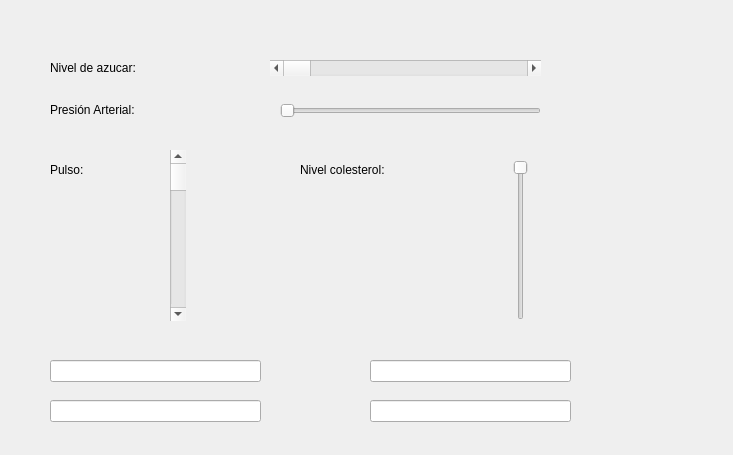
<?xml version="1.0" encoding="UTF-8"?>
<ui version="4.0">
 <class>Niveles_Dialog</class>
 <widget class="QDialog" name="Niveles_Dialog">
  <property name="geometry">
   <rect>
    <x>0</x>
    <y>0</y>
    <width>733</width>
    <height>455</height>
   </rect>
  </property>
  <property name="windowTitle">
   <string>Niveles Salud</string>
  </property>
  <widget class="QLabel" name="lbl_nivel_azucar">
   <property name="geometry">
    <rect>
     <x>50</x>
     <y>60</y>
     <width>101</width>
     <height>16</height>
    </rect>
   </property>
   <property name="text">
    <string>Nivel de azucar:</string>
   </property>
  </widget>
  <widget class="QLabel" name="lbl_presion_arterial">
   <property name="geometry">
    <rect>
     <x>50</x>
     <y>100</y>
     <width>101</width>
     <height>20</height>
    </rect>
   </property>
   <property name="text">
    <string>Presión Arterial:</string>
   </property>
  </widget>
  <widget class="QScrollBar" name="hsb_nivel_azucar">
   <property name="geometry">
    <rect>
     <x>270</x>
     <y>60</y>
     <width>271</width>
     <height>16</height>
    </rect>
   </property>
   <property name="orientation">
    <enum>Qt::Horizontal</enum>
   </property>
  </widget>
  <widget class="QSlider" name="hsd_presion_arterial">
   <property name="geometry">
    <rect>
     <x>280</x>
     <y>100</y>
     <width>261</width>
     <height>22</height>
    </rect>
   </property>
   <property name="orientation">
    <enum>Qt::Horizontal</enum>
   </property>
  </widget>
  <widget class="QLabel" name="lbl_pulso">
   <property name="geometry">
    <rect>
     <x>50</x>
     <y>160</y>
     <width>71</width>
     <height>20</height>
    </rect>
   </property>
   <property name="text">
    <string>Pulso:</string>
   </property>
  </widget>
  <widget class="QLabel" name="lbl_colesterol">
   <property name="geometry">
    <rect>
     <x>300</x>
     <y>160</y>
     <width>121</width>
     <height>20</height>
    </rect>
   </property>
   <property name="text">
    <string>Nivel colesterol:</string>
   </property>
  </widget>
  <widget class="QLineEdit" name="txt_resultado_azucar">
   <property name="geometry">
    <rect>
     <x>50</x>
     <y>360</y>
     <width>211</width>
     <height>22</height>
    </rect>
   </property>
   <property name="readOnly">
    <bool>true</bool>
   </property>
  </widget>
  <widget class="QScrollBar" name="vsb_pulso">
   <property name="geometry">
    <rect>
     <x>170</x>
     <y>150</y>
     <width>16</width>
     <height>171</height>
    </rect>
   </property>
   <property name="minimum">
    <number>40</number>
   </property>
   <property name="maximum">
    <number>200</number>
   </property>
   <property name="orientation">
    <enum>Qt::Vertical</enum>
   </property>
  </widget>
  <widget class="QSlider" name="vsd_colesterol">
   <property name="geometry">
    <rect>
     <x>510</x>
     <y>160</y>
     <width>22</width>
     <height>160</height>
    </rect>
   </property>
   <property name="minimum">
    <number>1</number>
   </property>
   <property name="maximum">
    <number>100</number>
   </property>
   <property name="tracking">
    <bool>false</bool>
   </property>
   <property name="orientation">
    <enum>Qt::Vertical</enum>
   </property>
   <property name="invertedAppearance">
    <bool>true</bool>
   </property>
   <property name="invertedControls">
    <bool>false</bool>
   </property>
  </widget>
  <widget class="QLineEdit" name="txt_resultado_pulso">
   <property name="geometry">
    <rect>
     <x>50</x>
     <y>400</y>
     <width>211</width>
     <height>22</height>
    </rect>
   </property>
   <property name="readOnly">
    <bool>true</bool>
   </property>
  </widget>
  <widget class="QLineEdit" name="txt_resultado_pArterial">
   <property name="geometry">
    <rect>
     <x>370</x>
     <y>360</y>
     <width>201</width>
     <height>22</height>
    </rect>
   </property>
   <property name="readOnly">
    <bool>true</bool>
   </property>
  </widget>
  <widget class="QLineEdit" name="txt_resultado_colesterol">
   <property name="geometry">
    <rect>
     <x>370</x>
     <y>400</y>
     <width>201</width>
     <height>22</height>
    </rect>
   </property>
   <property name="readOnly">
    <bool>true</bool>
   </property>
  </widget>
 </widget>
 <resources/>
 <connections/>
</ui>
